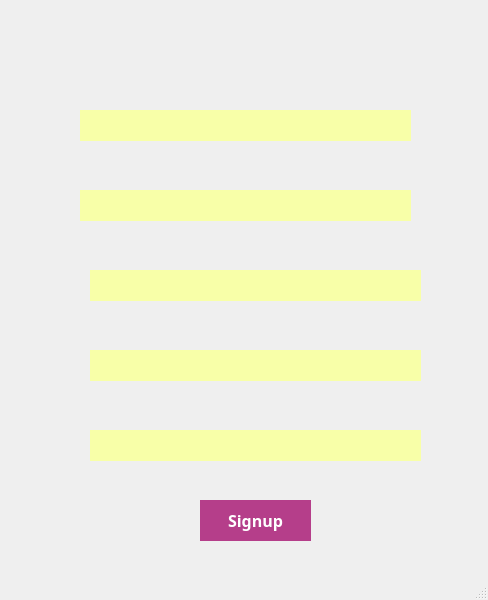
<?xml version="1.0" encoding="UTF-8"?>
<ui version="4.0">
 <class>MainWindow</class>
 <widget class="QMainWindow" name="MainWindow">
  <property name="geometry">
   <rect>
    <x>0</x>
    <y>0</y>
    <width>488</width>
    <height>600</height>
   </rect>
  </property>
  <property name="windowTitle">
   <string>MainWindow</string>
  </property>
  <widget class="QWidget" name="centralwidget">
   <widget class="QPushButton" name="pushButton_dangki">
    <property name="geometry">
     <rect>
      <x>200</x>
      <y>500</y>
      <width>111</width>
      <height>41</height>
     </rect>
    </property>
    <property name="font">
     <font>
      <family>8514oem</family>
      <pointsize>12</pointsize>
      <weight>75</weight>
      <bold>true</bold>
     </font>
    </property>
    <property name="styleSheet">
     <string notr="true">background-color: rgb(181, 62, 138);
color: rgb(255, 255, 255);
border: 3px
</string>
    </property>
    <property name="text">
     <string>Signup</string>
    </property>
   </widget>
   <widget class="QLineEdit" name="lineEdit_email">
    <property name="geometry">
     <rect>
      <x>80</x>
      <y>110</y>
      <width>331</width>
      <height>31</height>
     </rect>
    </property>
    <property name="styleSheet">
     <string notr="true">
background-color: rgb(248, 255, 168);
border:3px;
color: rgb(0, 0, 0);</string>
    </property>
   </widget>
   <widget class="QLineEdit" name="lineEdit_dnhap">
    <property name="geometry">
     <rect>
      <x>80</x>
      <y>190</y>
      <width>331</width>
      <height>31</height>
     </rect>
    </property>
    <property name="styleSheet">
     <string notr="true">color: rgb(0, 0, 0);
background-color: rgb(248, 255, 168);
border:3px;
</string>
    </property>
   </widget>
   <widget class="QLineEdit" name="lineEdit_dthoai">
    <property name="geometry">
     <rect>
      <x>90</x>
      <y>270</y>
      <width>331</width>
      <height>31</height>
     </rect>
    </property>
    <property name="styleSheet">
     <string notr="true">color: rgb(0, 0, 0);
background-color: rgb(248, 255, 168);
border:3px;
</string>
    </property>
   </widget>
   <widget class="QLineEdit" name="lineEdit_mkhau">
    <property name="geometry">
     <rect>
      <x>90</x>
      <y>350</y>
      <width>331</width>
      <height>31</height>
     </rect>
    </property>
    <property name="styleSheet">
     <string notr="true">color: rgb(0, 0, 0);
background-color: rgb(248, 255, 168);
border:3px;
</string>
    </property>
   </widget>
   <widget class="QLineEdit" name="lineEdit_nhaplaimk">
    <property name="geometry">
     <rect>
      <x>90</x>
      <y>430</y>
      <width>331</width>
      <height>31</height>
     </rect>
    </property>
    <property name="styleSheet">
     <string notr="true">color: rgb(0, 0, 0);
background-color: rgb(248, 255, 168);
border:3px;
</string>
    </property>
   </widget>
   <widget class="QLabel" name="label">
    <property name="geometry">
     <rect>
      <x>-6</x>
      <y>-15</y>
      <width>501</width>
      <height>601</height>
     </rect>
    </property>
    <property name="text">
     <string/>
    </property>
    <property name="pixmap">
     <pixmap>../images/dangky.png</pixmap>
    </property>
    <property name="scaledContents">
     <bool>true</bool>
    </property>
   </widget>
   <zorder>label</zorder>
   <zorder>pushButton_dangki</zorder>
   <zorder>lineEdit_email</zorder>
   <zorder>lineEdit_dnhap</zorder>
   <zorder>lineEdit_dthoai</zorder>
   <zorder>lineEdit_mkhau</zorder>
   <zorder>lineEdit_nhaplaimk</zorder>
  </widget>
  <widget class="QStatusBar" name="statusbar"/>
 </widget>
 <resources/>
 <connections/>
</ui>
